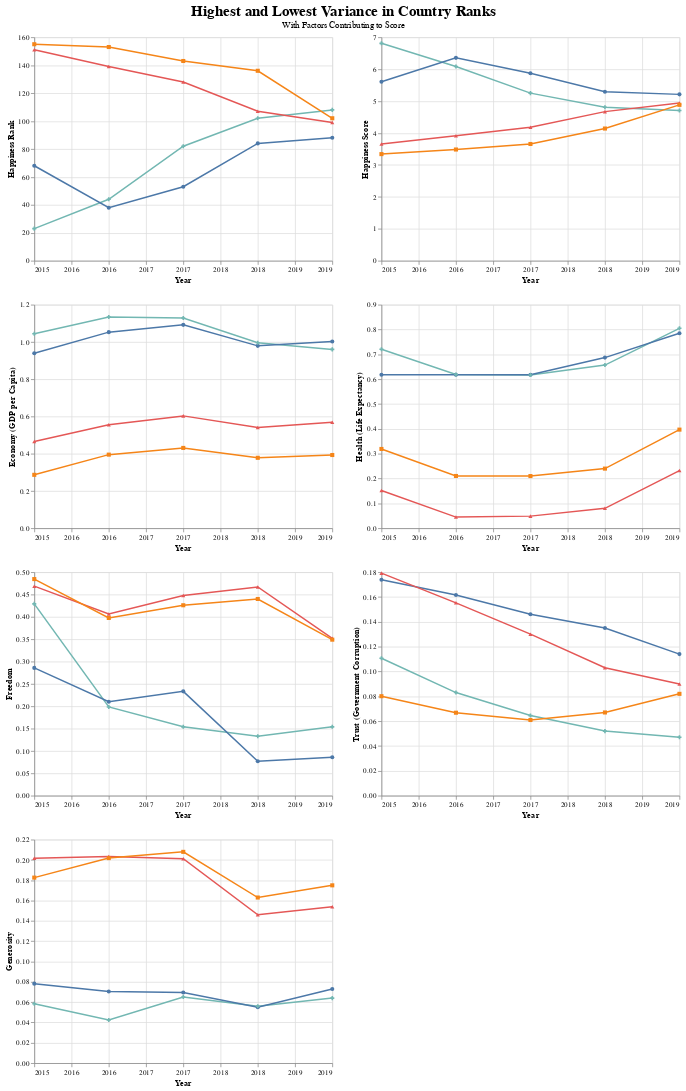

This figure's notebook cell:
### Code cell
Vpoints = alt.Chart(Venezuela).mark_line().encode(
    x=alt.X('Year:Q', 
     scale=alt.Scale(domain=[2015,2019]),
     axis=alt.Axis(format=".4")),
    y=alt.Y(alt.repeat(),
     type='quantitative',
     scale=alt.Scale()),
     color='Country',
     shape=alt.Shape('Country', legend=None)
).repeat(repeat=["Happiness Rank",
                "Happiness Score",
                 "Economy (GDP per Capita)",
                 "Health (Life Expectancy)",
                 "Freedom",
                 "Trust (Government Corruption)",
                 "Generosity"],
     columns=2
).properties(
     title={
          "text":"Highest and Lowest Variance in Country Ranks",
          "subtitle":"With Factors Contributing to Score"}
).configure_title(fontSize=20,
                  offset=5,
                  orient='top',
                  anchor='middle')

Vpoints

### Figure 1 — Vega-Lite specification as saved in the notebook (floating-point values rounded to 4 significant figures)
{"config": {"view": {"continuousWidth": 400, "continuousHeight": 300}, "title": {"anchor": "middle", "fontSize": 20, "offset": 5, "orient": "top"}}, "repeat": ["Happiness Rank", "Happiness Score", "Economy (GDP per Capita)", "Health (Life Expectancy)", "Freedom", "Trust (Government Corruption)", "Generosity"], "spec": {"data": {"name": "data-84c9501ded71fcff69ad618050751b0d"}, "mark": "line", "encoding": {"color": {"type": "nominal", "field": "Country"}, "shape": {"type": "nominal", "field": "Country", "legend": null}, "x": {"type": "quantitative", "axis": {"format": ".4"}, "field": "Year", "scale": {"domain": [2015, 2019]}}, "y": {"type": "quantitative", "field": {"repeat": "repeat"}, "scale": {}}}}, "columns": 2, "title": {"text": "Highest and Lowest Variance in Country Ranks", "subtitle": "With Factors Contributing to Score"}, "$schema": "https://vega.github.io/schema/vega-lite/v4.8.1.json", "datasets": {"data-84c9501ded71fcff69ad618050751b0d": [{"Country": "Venezuela", "Happiness Rank": 23, "Happiness Score": 6.81, "Economy (GDP per Capita)": 1.044, "Family": 1.256, "Health (Life Expectancy)": 0.7205, "Freedom": 0.4291, "Trust (Government Corruption)": 0.1107, "Generosity": 0.05841, "Dystopia Residual": 3.191, "Year": 2015, "Social support": null}, {"Country": "Algeria", "Happiness Rank": 68, "Happiness Score": 5.605, "Economy (GDP per Capita)": 0.9393, "Family": 1.078, "Health (Life Expectancy)": 0.6177, "Freedom": 0.2858, "Trust (Government Corruption)": 0.1738, "Generosity": 0.07822, "Dystopia Residual": 2.432, "Year": 2015, "Social support": null}, {"Country": "Ivory Coast", "Happiness Rank": 151, "Happiness Score": 3.655, "Economy (GDP per Capita)": 0.4653, "Family": 0.7712, "Health (Life Expectancy)": 0.1519, "Freedom": 0.4687, "Trust (Government Corruption)": 0.1792, "Generosity": 0.2016, "Dystopia Residual": 1.417, "Year": 2015, "Social support": null}, {"Country": "Benin", "Happiness Rank": 155, "Happiness Score": 3.34, "Economy (GDP per Capita)": 0.2867, "Family": 0.3539, "Health (Life Expectancy)": 0.3191, "Freedom": 0.4845, "Trust (Government Corruption)": 0.0801, "Generosity": 0.1826, "Dystopia Residual": 1.633, "Year": 2015, "Social support": null}, {"Country": "Algeria", "Happiness Rank": 38, "Happiness Score": 6.355, "Economy (GDP per Capita)": 1.053, "Family": 0.8331, "Health (Life Expectancy)": 0.618, "Freedom": 0.2101, "Trust (Government Corruption)": 0.1616, "Generosity": 0.07044, "Dystopia Residual": 3.409, "Year": 2016, "Social support": null}, {"Country": "Venezuela", "Happiness Rank": 44, "Happiness Score": 6.084, "Economy (GDP per Capita)": 1.134, "Family": 1.033, "Health (Life Expectancy)": 0.619, "Freedom": 0.1985, "Trust (Government Corruption)": 0.08304, "Generosity": 0.0425, "Dystopia Residual": 2.975, "Year": 2016, "Social support": null}, {"Country": "Ivory Coast", "Happiness Rank": 139, "Happiness Score": 3.916, "Economy (GDP per Capita)": 0.5551, "Family": 0.5758, "Health (Life Expectancy)": 0.04476, "Freedom": 0.4066, "Trust (Government Corruption)": 0.1553, "Generosity": 0.2034, "Dystopia Residual": 1.975, "Year": 2016, "Social support": null}, {"Country": "Benin", "Happiness Rank": 153, "Happiness Score": 3.484, "Economy (GDP per Capita)": 0.395, "Family": 0.1042, "Health (Life Expectancy)": 0.2103, "Freedom": 0.3975, "Trust (Government Corruption)": 0.06681, "Generosity": 0.2018, "Dystopia Residual": 2.108, "Year": 2016, "Social support": null}, {"Country": "Algeria", "Happiness Rank": 53, "Happiness Score": 5.872, "Economy (GDP per Capita)": 1.092, "Family": 1.146, "Health (Life Expectancy)": 0.6176, "Freedom": 0.2333, "Trust (Government Corruption)": 0.1461, "Generosity": 0.06944, "Dystopia Residual": 2.568, "Year": 2017, "Social support": null}, {"Country": "Venezuela", "Happiness Rank": 82, "Happiness Score": 5.25, "Economy (GDP per Capita)": 1.128, "Family": 1.431, "Health (Life Expectancy)": 0.6171, "Freedom": 0.154, "Trust (Government Corruption)": 0.06449, "Generosity": 0.06502, "Dystopia Residual": 1.789, "Year": 2017, "Social support": null}, {"Country": "Ivory Coast", "Happiness Rank": 128, "Happiness Score": 4.18, "Economy (GDP per Capita)": 0.603, "Family": 0.9048, "Health (Life Expectancy)": 0.04864, "Freedom": 0.4477, "Trust (Government Corruption)": 0.1301, "Generosity": 0.2012, "Dystopia Residual": 1.845, "Year": 2017, "Social support": null}, {"Country": "Benin", "Happiness Rank": 143, "Happiness Score": 3.657, "Economy (GDP per Capita)": 0.4311, "Family": 0.4353, "Health (Life Expectancy)": 0.2099, "Freedom": 0.426, "Trust (Government Corruption)": 0.06093, "Generosity": 0.2079, "Dystopia Residual": 1.886, "Year": 2017, "Social support": null}, {"Country": "Algeria", "Happiness Rank": 84, "Happiness Score": 5.295, "Economy (GDP per Capita)": 0.979, "Family": null, "Health (Life Expectancy)": 0.687, "Freedom": 0.077, "Trust (Government Corruption)": 0.135, "Generosity": 0.055, "Dystopia Residual": null, "Year": 2018, "Social support": null}, {"Country": "Venezuela", "Happiness Rank": 102, "Happiness Score": 4.806, "Economy (GDP per Capita)": 0.996, "Family": null, "Health (Life Expectancy)": 0.657, "Freedom": 0.133, "Trust (Government Corruption)": 0.052, "Generosity": 0.056, "Dystopia Residual": null, "Year": 2018, "Social support": null}, {"Country": "Ivory Coast", "Happiness Rank": 107, "Happiness Score": 4.671, "Economy (GDP per Capita)": 0.541, "Family": null, "Health (Life Expectancy)": 0.08, "Freedom": 0.467, "Trust (Government Corruption)": 0.103, "Generosity": 0.146, "Dystopia Residual": null, "Year": 2018, "Social support": null}, {"Country": "Benin", "Happiness Rank": 136, "Happiness Score": 4.141, "Economy (GDP per Capita)": 0.378, "Family": null, "Health (Life Expectancy)": 0.24, "Freedom": 0.44, "Trust (Government Corruption)": 0.067, "Generosity": 0.163, "Dystopia Residual": null, "Year": 2018, "Social support": null}, {"Country": "Algeria", "Happiness Rank": 88, "Happiness Score": 5.211, "Economy (GDP per Capita)": 1.002, "Family": null, "Health (Life Expectancy)": 0.785, "Freedom": 0.086, "Trust (Government Corruption)": 0.114, "Generosity": 0.073, "Dystopia Residual": null, "Year": 2019, "Social support": 1.16}, {"Country": "Ivory Coast", "Happiness Rank": 99, "Happiness Score": 4.944, "Economy (GDP per Capita)": 0.569, "Family": null, "Health (Life Expectancy)": 0.232, "Freedom": 0.352, "Trust (Government Corruption)": 0.09, "Generosity": 0.154, "Dystopia Residual": null, "Year": 2019, "Social support": 0.808}, {"Country": "Benin", "Happiness Rank": 102, "Happiness Score": 4.883, "Economy (GDP per Capita)": 0.393, "Family": null, "Health (Life Expectancy)": 0.397, "Freedom": 0.349, "Trust (Government Corruption)": 0.082, "Generosity": 0.175, "Dystopia Residual": null, "Year": 2019, "Social support": 0.437}, {"Country": "Venezuela", "Happiness Rank": 108, "Happiness Score": 4.707, "Economy (GDP per Capita)": 0.96, "Family": null, "Health (Life Expectancy)": 0.805, "Freedom": 0.154, "Trust (Government Corruption)": 0.047, "Generosity": 0.064, "Dystopia Residual": null, "Year": 2019, "Social support": 1.427}]}}
